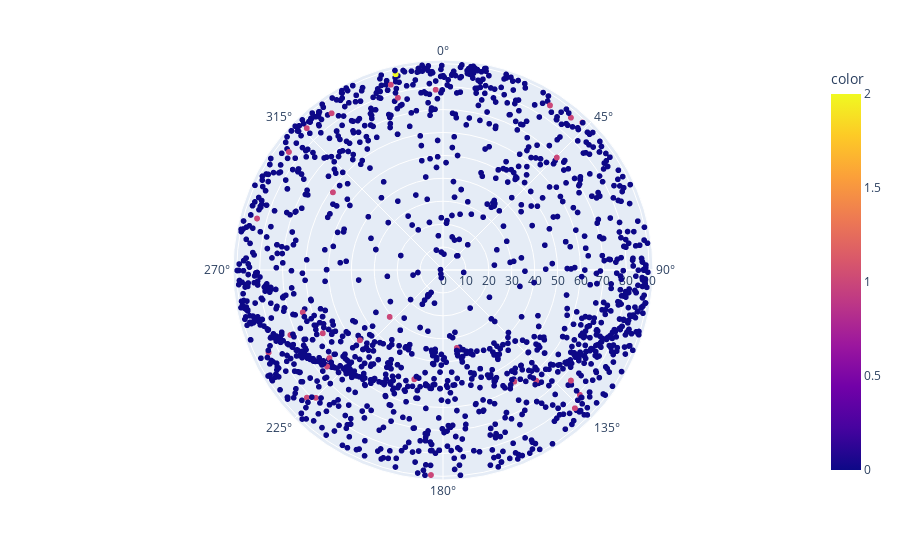

The notebook cell saved with this chart:
### Code cell
df_alt_az_days_visible["color"] = 2
df_alt_az_days_visible.loc[(df_alt_az_days_visible["days"] <= 14.0), "color"] = 1
df_alt_az_days_visible.loc[(df_alt_az_days_visible["days"] <= 2.0), "color"] = 0
df_alt_az_days_visible["R"] = 90.0 - df_alt_az_days_visible["altitude"]
#fig = px.scatter_polar(df_alt_az_days_visible, r="R", theta="azimuth", color_discrete_sequence=['black'])
fig = px.scatter_polar(df_alt_az_days_visible, r="R", theta="azimuth", color="color")
fig.show()

### Figure 1 — Plotly figure (JSON) as saved in the notebook; plotly's stock layout.template omitted (floating-point values rounded to 4 significant figures; data arrays with more than 128 entries replaced by an {"elided": "..."} marker saying what was removed)
{"data": [{"hovertemplate": "R=%{r}<br>azimuth=%{theta}<br>color=%{marker.color}<extra></extra>", "legendgroup": "", "marker": {"color": {"elided": "1901 int values"}, "coloraxis": "coloraxis", "symbol": "circle"}, "mode": "markers", "name": "", "r": {"elided": "1901 float values"}, "showlegend": false, "subplot": "polar", "theta": {"elided": "1901 float values"}, "type": "scatterpolargl"}], "layout": {"coloraxis": {"colorbar": {"title": {"text": "color"}}, "colorscale": [[0, "#0d0887"], [0.1111, "#46039f"], [0.2222, "#7201a8"], [0.3333, "#9c179e"], [0.4444, "#bd3786"], [0.5556, "#d8576b"], [0.6667, "#ed7953"], [0.7778, "#fb9f3a"], [0.8889, "#fdca26"], [1, "#f0f921"]]}, "legend": {"tracegroupgap": 0}, "margin": {"t": 60}, "polar": {"angularaxis": {"direction": "clockwise", "rotation": 90}, "domain": {"x": [0, 1], "y": [0, 1]}}}}
